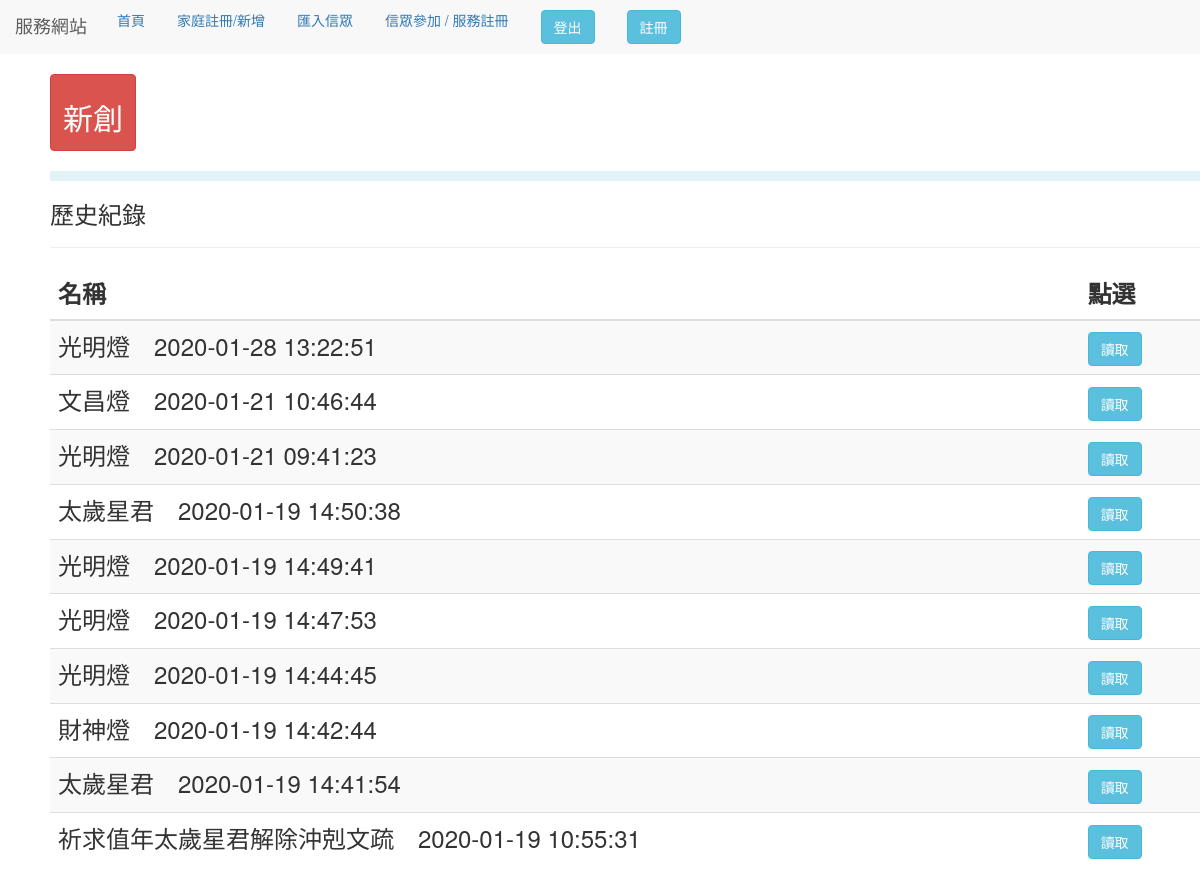
Page /join_activity (signed in) on the earlier database version.
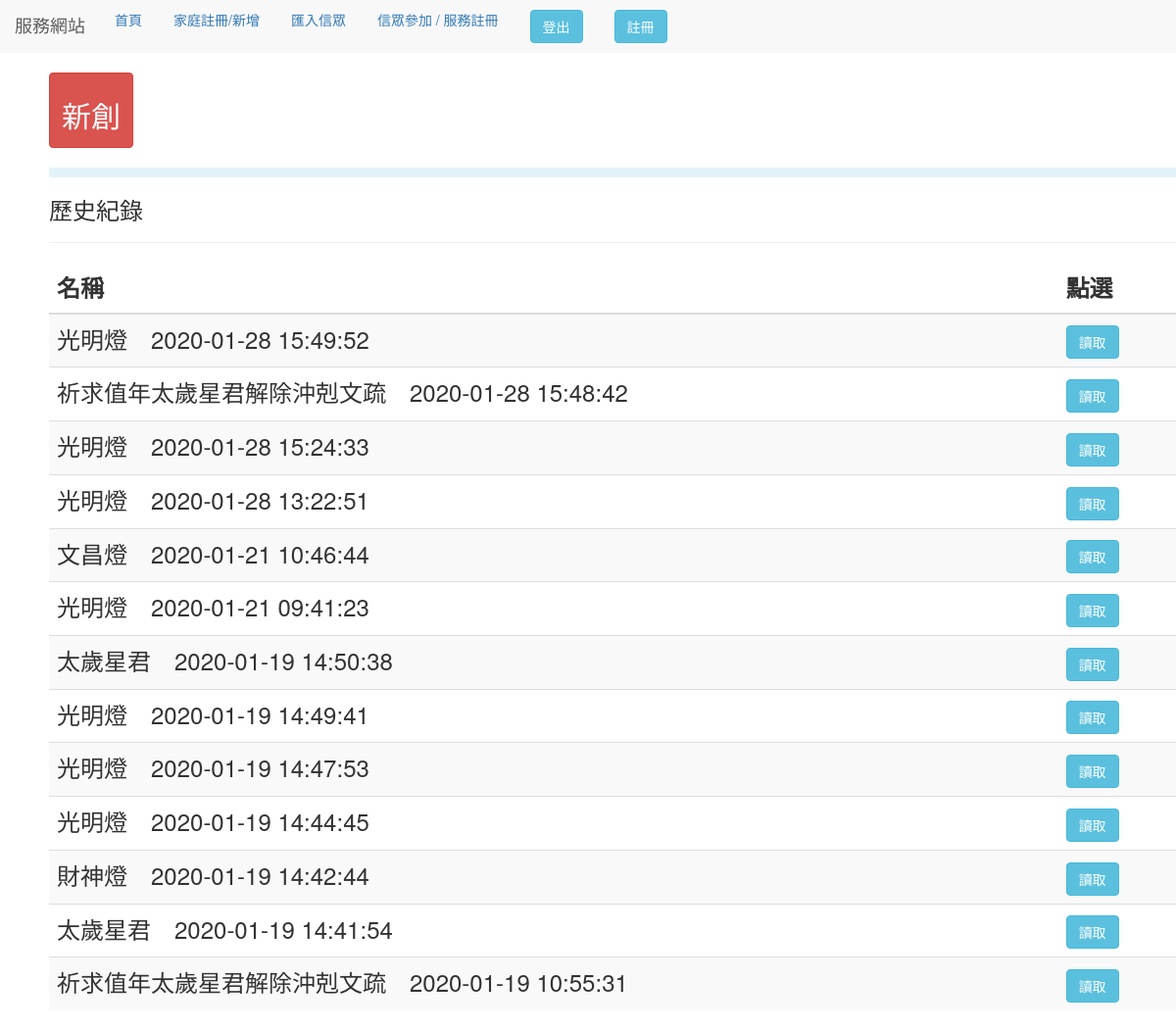
Same page on the later database version.
### use_app/models.py (models this page shows, shortened)
class history_data(models.Model):
    history = models.TextField(max_length =1000)
    name = models.CharField(max_length = 20)
    class Meta:
        verbose_name_plural = '歷史紀錄'

### use_app/views.py (the view)
# urls.py: path('join_activity', views.join_activity,name="join_activity"),
@login_required(login_url='/use_login')
def join_activity(request):
    historys = history_data.objects.all().order_by("-id")
    return render(request, "choose.html", locals())

### templates/choose.html (shortened to what this page needs)
{% extends "base.html" %}
{% block message %}
<div style="margin-left:50px;">
    <p>
        <a href="new">
            <button class="btn btn-danger">
                <h2 style="text-align:center;">新創</h2>
            </button>
        </a>
    </p>
    <hr style="border: 5px solid rgba(155, 213, 228, 0.295);">
    <p>歷史紀錄</p>
    <table id="mytable" class="table table-bordred table-striped">
        <thead class="thead-light">
            <tr>
                <th>名稱</th>
                <th>點選</th>
            </tr>
        </thead>
        <tbody>
            {% for history in historys  %}
            <tr>
                <td>{{history.name}}</td>
                <td>
                    <a href="{% url 'old' history.pk %}">
                        <button class="btn btn-info">
                            讀取
                        </button>
                    </a>
                </td>
            </tr>
            {% endfor %}
        </tbody>
</div>
{% endblock  %}

Differences in the rows shown:
added history_data: name "光明燈 2020-01-28 15:49:52"
added history_data: name "祈求值年太歲星君解除沖剋文疏 2020-01-28 15:48:42"
added history_data: name "光明燈 2020-01-28 15:24:33"
